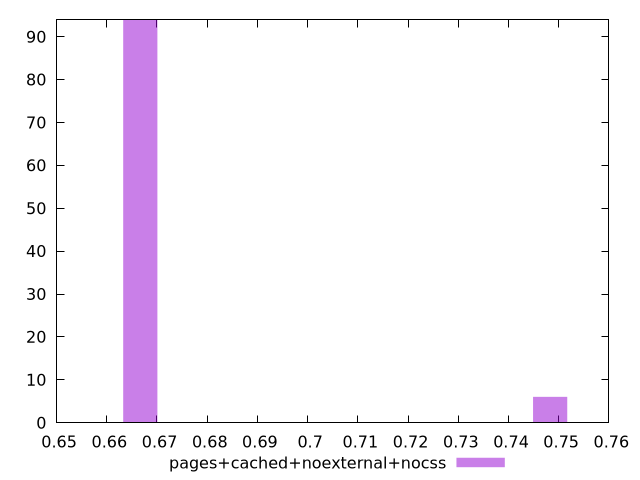

Reproduce this figure in gnuplot.
$_pagesCachedNoexternalNocss <<EOF
0.6666664206427918 94
0.7482990435786439 6
EOF
set key outside below
set terminal pngcairo
set output "report_00005_2020-11-02T22-26-11.212Z/uses-text-compression/pages+cached+noexternal+nocss//hist.png"
set yrange [0:94]
set boxwidth 0.006802718577987672
set style fill transparent solid 0.5 noborder
plot $_pagesCachedNoexternalNocss title "pages+cached+noexternal+nocss" with boxes ,
